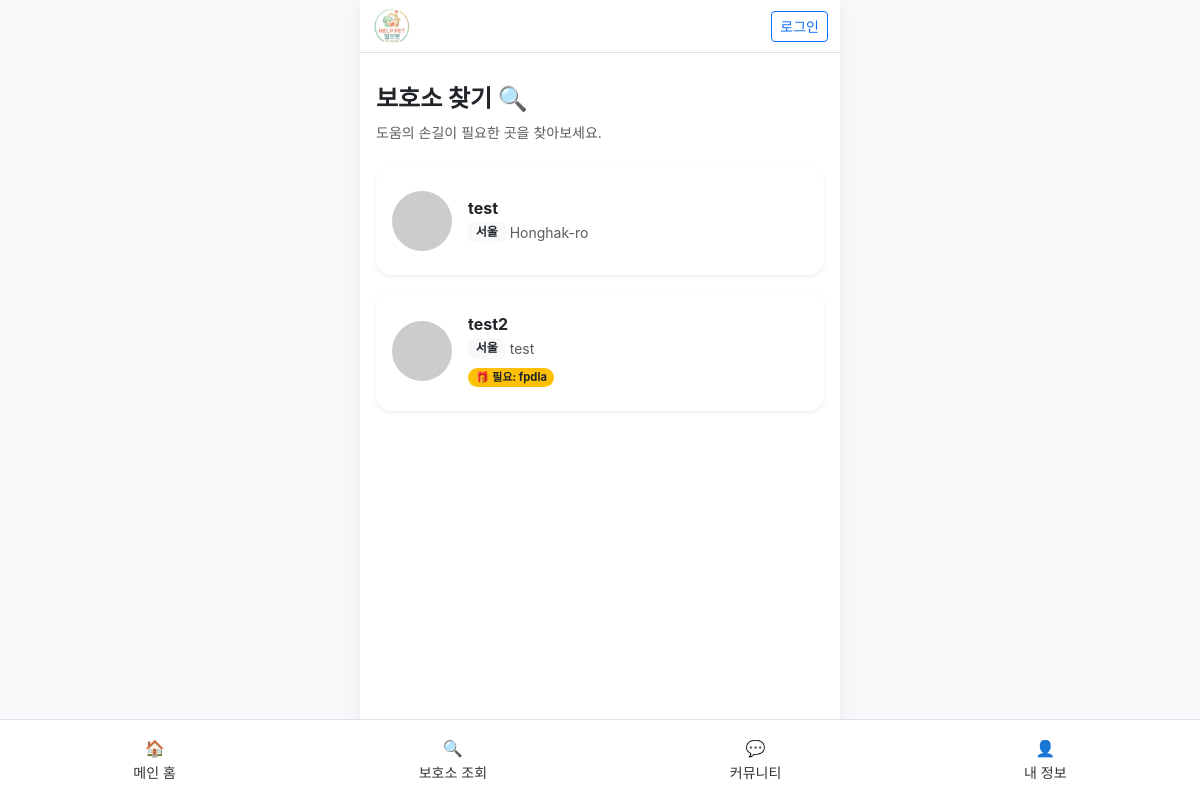
Page /shelter/ on the earlier database version.
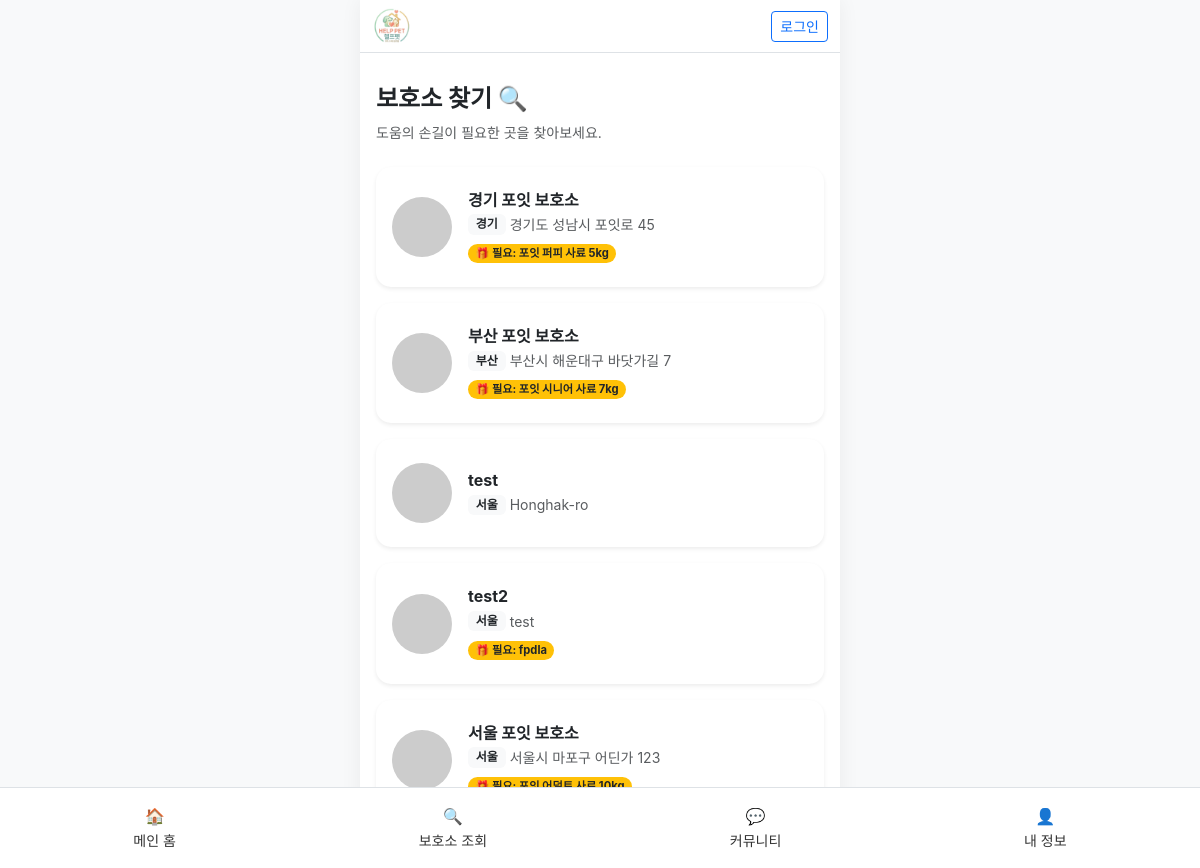
Same page on the later database version.
### shelter/models.py (models this page shows, shortened)
class Shelter(models.Model):
    REGION_CHOICES = [
        ('서울', '서울'), ('부산', '부산'), ('대구', '대구'), ('인천', '인천'), ('광주', '광주'),
        ('대전', '대전'), ('울산', '울산'), ('세종', '세종'), ('경기', '경기'), ('강원', '강원'),
        ('충북', '충북'), ('충남', '충남'), ('전북', '전북'), ('전남', '전남'), ('경북', '경북'),
        ('경남', '경남'), ('제주', '제주'),
    ]
    name = models.CharField(max_length=100, verbose_name="보호소명")
    region = models.CharField(max_length=20, choices=REGION_CHOICES, default='서울', verbose_name="지역")
    address = models.CharField(max_length=200, verbose_name="주소")
    phone = models.CharField(max_length=20, blank=True, verbose_name="연락처")
    description = models.TextField(verbose_name="보호소소개")
    image = models.ImageField(upload_to='shelters/', verbose_name="보호소이미지", blank=True, null=True)
    target_product = models.ForeignKey(Product, on_delete=models.SET_NULL, null=True, blank=True, verbose_name="필요사료")

class Product(models.Model):
    name = models.CharField(max_length=100, verbose_name="사료명")
    price = models.IntegerField(verbose_name="가격")
    image = models.ImageField(upload_to='products/', verbose_name="사료이미지")
    description = models.TextField(verbose_name="사료설명")
    weight_kg = models.FloatField(default=1.0, verbose_name="포장 무게(kg)")

### shelter/views.py (the view)
# urls.py: path('', views.shelter_list, name='shelter_list'),
def shelter_list(request):
    shelters = Shelter.objects.all().order_by('region', 'name')
    return render(request, 'shelter_list.html', {'shelters': shelters})

### templates/shelter_list.html (shortened to what this page needs)
{% extends 'base.html' %}
{% block content %}
<div class="py-3">
    <div class="mb-4">
        <h4 class="fw-bold">보호소 찾기 🔍</h4>
        <p class="text-muted small">도움의 손길이 필요한 곳을 찾아보세요.</p>
    </div>
    <div class="list-group list-group-flush">
        {% for shelter in shelters %}
        <a href="{% url 'shelter_detail' shelter.id %}" class="list-group-item list-group-item-action border-0 px-0 mb-3 shadow-sm" style="border-radius: 15px; overflow: hidden;">
            <div class="d-flex align-items-center p-3">
                <div class="flex-shrink-0">
                    <img src="https://placehold.co/80x80?text=Shelter" class="rounded-circle" style="width: 60px; height: 60px; object-fit: cover;">
                </div>
                <div class="flex-grow-1 ms-3">
                    <h6 class="fw-bold mb-1 text-dark">{{ shelter.name }}</h6>
                    <div class="d-flex align-items-center">
                        <span class="badge bg-light text-dark me-1">{{ shelter.get_region_display }}</span>
                        <span class="text-muted small">{{ shelter.address|truncatechars:18 }}</span>
                    </div>
                    {% if shelter.target_product %}
                    <div class="mt-1">
                        <span class="badge rounded-pill bg-warning text-dark" style="font-size: 0.7rem;">
                            🎁 필요: {{ shelter.target_product.name }}
                        </span>
                    </div>
                    {% endif %}
                </div>
            </div>
        </a>
        {% empty %}
        <div class="text-center py-5">
            <p class="text-muted">아직 등록된 보호소가 없습니다.</p>
        </div>
        {% endfor %}
    </div>
</div>
{% endblock %}

Differences in the rows shown:
added Shelter: name "경기 포잇 보호소", region "경기", address "경기도 성남시 포잇로 45", target_product.name "포잇 퍼피 사료 5kg"
added Shelter: name "부산 포잇 보호소", region "부산", address "부산시 해운대구 바닷가길 7", target_product.name "포잇 시니어 사료 7kg"
added Shelter: name "서울 포잇 보호소", region "서울", address "서울시 마포구 어딘가 123", target_product.name "포잇 어덜트 사료 10kg"
